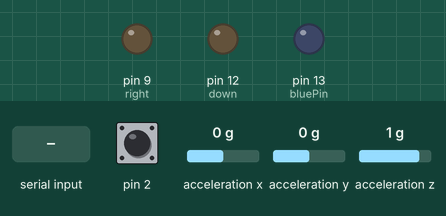
Simulated run of this sketch. Board: Arduino Leonardo, built for the host (arithmetic inside an expression is 32-bit, double 64-bit). Parts: output pins drawn as LEDs (lit = HIGH). The inputs (shaded band) are chosen by the test bench; at power-on: acceleration x 0 g, pin 2 HIGH, acceleration y 0 g, acceleration z 1 g. What the sketch prints to the serial monitor is not drawn.

Above: at 1.2 s.
1.3 s: "1" received over the second serial link
At 2.6 s:
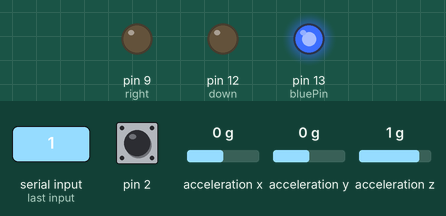
3.1 s: acceleration x set to -1.4 g
Timing chart, 0 to 6.1 s (numbered marks = the images above; inputs shaded):
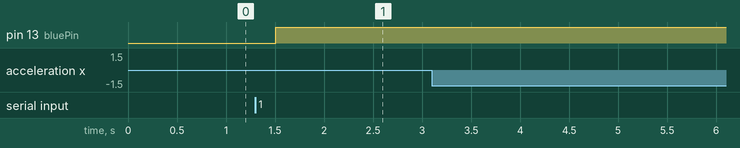

The sketch:

hc05VarData.ino
```cpp
#include <Wire.h>
#include <Adafruit_Sensor.h>
#include <Adafruit_ADXL345_U.h>
#include <SoftwareSerial.h>

#define rxPin 8
#define txPin 7
SoftwareSerial hc05Serial(rxPin, txPin); // RX, TX

/* Assign a unique ID to the accelerometer sensor*/
Adafruit_ADXL345_Unified accel = Adafruit_ADXL345_Unified(12345);

//hc-05 bluetooth
int bluePin=13; // led on D13 will show blink on / off
int BluetoothData;
int upThreshold = -15;
int downThreshold = -8; //-6;
int leftThreshold = 4.5;
int rightThreshold = -5.5;
//node
char val;         // variable to receive data from the serial port
unsigned int timeout=0;
unsigned char state=0;


//button press simulation
int up = A2;
int down = 12;
int left = 10;
int right = 9;

// Timer2 service
ISR(TIMER2_OVF_vect) {
  TCNT2 = 0;
  timeout++;
  if (timeout>61) {
    state=1;
    timeout=0;
  }
}

// initialize the timer 2 service
void init_timer2(void) {
  TCCR2A |= (1 << WGM21) | (1 << WGM20);
  TCCR2B |= 0x07;                         // by clk/1024
  ASSR |= (0<<AS2);                       // Use internal clock - external clock not used in Arduino
  TIMSK2 |= 0x01;                         //Timer2 Overflow Interrupt Enable
  TCNT2 = 0;
  sei();
}

void displaySensorDetails(void)
{
  sensor_t sensor;
  accel.getSensor(&sensor);
}

void setup(void)
{

  //hc-05
  pinMode(bluePin,OUTPUT);
  hc05Serial.begin(9600);
  hc05Serial.println("node Bluetooth");

#ifndef ESP8266
  while (!Serial); // for Leonardo/Micro/Zero
#endif
  Serial.begin(9600);
  Serial.println("Accelerometer D-pad Test"); Serial.println("");

  /* Initialise the sensor */
  if(!accel.begin())
  {
    /* There was a problem detecting the ADXL345 ... check your connections */
    Serial.println("Ooops, no ADXL345 detected ... Check your wiring!");
    while(1);
  }

  accel.setRange(ADXL345_RANGE_2_G);
  displaySensorDetails();
  Serial.println("");

  // interrupt for reading from the hc-05 bluetooth connection
  attachInterrupt(0, cleantime, FALLING);
  init_timer2();
}

void loop(void)
{
  sensors_event_t event;
  accel.getEvent(&event);

  /* Display the results (acceleration is measured in m/s^2) */
  /*Serial.print("X: "); Serial.print(event.acceleration.x); Serial.print("  ");
  Serial.print("Y: "); Serial.print(event.acceleration.y); Serial.print("  ");
  Serial.print("Z: "); Serial.print(event.acceleration.z); Serial.print("  ");Serial.println("m/s^2 ");*/
  processAccelerometer(event.acceleration.x,event.acceleration.y, event.acceleration.z);

  switch(state) {
    case 0:
      // no bt connection, do nothing
      break;

    case 1:
      // when there is a bt connection enter the control function
      control();
      break;
  }

}

void processAccelerometer(int16_t XReading, int16_t YReading, int16_t ZReading)
{
      if( XReading > leftThreshold ){
          digitalWrite(left, LOW); // RCtxBtn is the number of the digital pin
          pinMode(left, OUTPUT);  // Pull the signal low to activate button
          delay(100);  // Wait half a second
          pinMode(left, INPUT);  // Release the button.
          delay(100);  // Wait half a second
      }
      if( XReading < rightThreshold ){
          digitalWrite(right, LOW); // RCtxBtn is the number of the digital pin
          pinMode(right, OUTPUT);  // Pull the signal low to activate button
          delay(100);  // Wait half a second
          pinMode(right, INPUT);  // Release the button.
          delay(100);  // Wait half a second
      }
      if( YReading < upThreshold ){
          //Serial.println("go up");
          digitalWrite(up, LOW); // RCtxBtn is the number of the digital pin
          pinMode(up, OUTPUT);  // Pull the signal low to activate button
          delay(100);  // Wait half a second
          pinMode(up, INPUT);  // Release the button.
          delay(100);  // Wait half a second
      }
      if( YReading > downThreshold ){
          digitalWrite(down, LOW); // RCtxBtn is the number of the digital pin
          pinMode(down, OUTPUT);  // Pull the signal low to activate button
          delay(100);  // Wait half a second
          pinMode(down, INPUT);  // Release the button.
          delay(100);  // Wait half a second
      }
}

// function for controlling the led
void control(void) {
  if (hc05Serial.available()) {               // if data is available to read
    //hc05Serial.println("got to control");
    //Serial.println("got to control normal serial monitor");
    val = hc05Serial.read();                  // read it and store it in 'val'
    hc05Serial.println(val);
  }

  if (val == '0') {               //up easy
    hc05Serial.println('-15');   // display the new value
    digitalWrite(bluePin, LOW);
    upThreshold = -15;
  }
  if (val == '1') {                     //up medium
    hc05Serial.println('-17');
    digitalWrite(bluePin, HIGH);
    upThreshold = -17;
  }
  if (val == '2') {                     //up hard
    hc05Serial.println('-19');
    digitalWrite(bluePin, LOW);
    upThreshold = -19;
  }
  if (val == '3') {                     //down easy
    hc05Serial.println('-19');
    digitalWrite(bluePin, HIGH);
    downThreshold = -8;
  }
  if (val == '4') {                       // down medium
    hc05Serial.println('-19');
    digitalWrite(bluePin, LOW);
    downThreshold = -6;
  }
  if (val == '5') {                       // down hard
    hc05Serial.println('-4');
    digitalWrite(bluePin, HIGH);
    downThreshold = -4;
  }
  if (val == '6') {                       // left easy
    hc05Serial.println('5');
    digitalWrite(bluePin, LOW);
    leftThreshold = 4.5;
  }
  if (val == '7') {                       // left medium
    hc05Serial.println('7');
    digitalWrite(bluePin, HIGH);
    leftThreshold = 6;
  }
  if (val == '8') {                       // left hard
    hc05Serial.println('9');
    digitalWrite(bluePin, LOW);
    leftThreshold = 7;
  }
    if (val == '9') {                       // right easy
    hc05Serial.println('-5.5');
    digitalWrite(bluePin, LOW);
    rightThreshold = -5.5;
  }
  if (val == '10') {                       // right medium
    hc05Serial.println('-7');
    digitalWrite(bluePin, HIGH);
    rightThreshold = -10;
  }
  if (val == '11') {                       // right hard
    hc05Serial.println('-9');
    digitalWrite(bluePin, LOW);
    rightThreshold = -14;
  }

  val = ' ';

  delay(100);                     // wait 100ms for next reading
}

void cleantime() {
  timeout=0;
  state=0;
}
```

Measured:
- after the input at 1.3 s, pin 13 (bluePin): LOW → HIGH after 0.21 s
